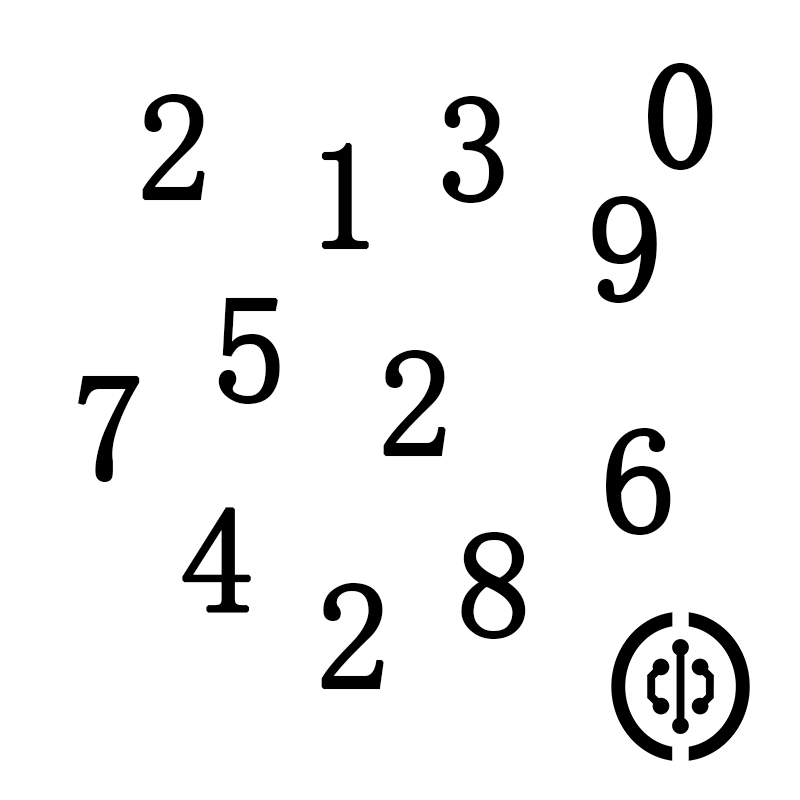
#> input picture examples/02_opencv/05_image_detection/05_template_matching/01_single_match/number.jpg, 800 x 800 px
$ python single_match.py
#> lines starting #> are read from the running program, lines starting #| are printed output that depends on the picture; after the words box and inside, x2 and y2 are one past the last pixel; in counts of white or black regions, pixels touching at a corner belong together
# What it does: Finds the single best match of the template 2.jpg inside number.jpg
# Wiring:       No wiring needed (image processing only)
# Expected output: A red rectangle marks the matched area in the result window
# Tested on:    WalnutPi 1B
# Tutorial:     https://wiki.walnutpi.com/en/docs/walnutpi_1/opencv/detection/template_match

import cv2
import numpy as np

img = cv2.imread('number.jpg') # Read the source image
#> img is the input picture: shape (800, 800, 3); min 0, max 255, mean 239.2
temp = cv2.imread('2.jpg') # Read the template image
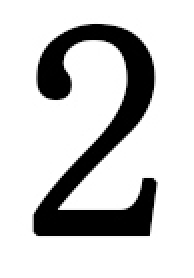
#> input picture examples/02_opencv/05_image_detection/05_template_matching/01_single_match/2.jpg, 97 x 139 px (shown 2 times larger)
#> temp is the input picture: shape (139, 97, 3); min 0, max 255, mean 204.1

h, w, c = temp.shape # Get the template image data: height, width and channel count
#> h = 139; w = 97; c = 3

# Match with the normalized square difference method, the smaller the result the better the match
result = cv2.matchTemplate(img, temp, cv2.TM_SQDIFF_NORMED)
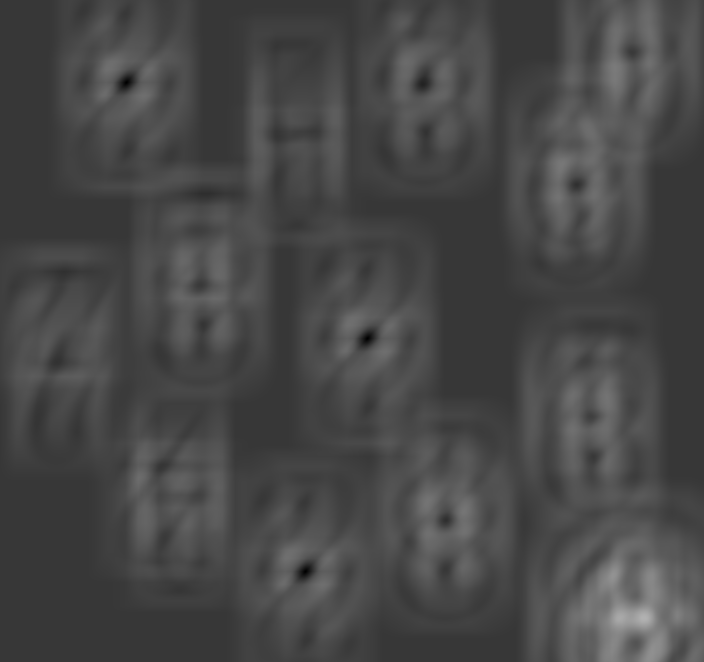
#> result: shape (662, 704) float32; min 1.2e-06, max 0.698, mean 0.281

print(result) # Print the result
#> (printed output is left out)

# Single target matching, minValue is the match result and minLoc is the top-left corner
minValue, maxValue, minLoc, maxLoc = cv2.minMaxLoc(result)
#> minValue = 1.2e-06; maxValue = 0.698; minLoc = (367, 338); maxLoc = (644, 618)

# Draw a rectangle to show the result
p1 = minLoc # Top-left corner of the rectangle
#> p1 = (367, 338)
p2 = (p1[0] + w, p1[1] + h) # Bottom-right corner of the rectangle
#> p2 = (464, 477)
cv2.rectangle(img, p1, p2, (0, 0, 255),2)
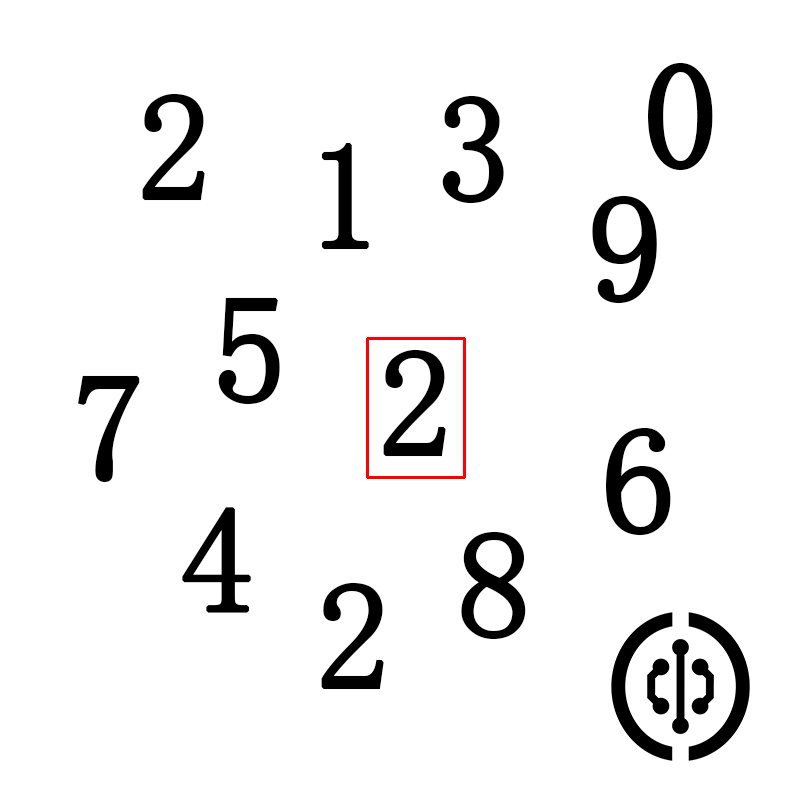
#> img: shape (800, 800, 3); 0.22% of pixels changed, all inside (x1, y1, x2, y2) = (366, 337, 466, 479)

cv2.imshow('result', img) # Display the image

cv2.waitKey() # Wait for any key to be pressed
cv2.destroyAllWindows() # Close the windows
